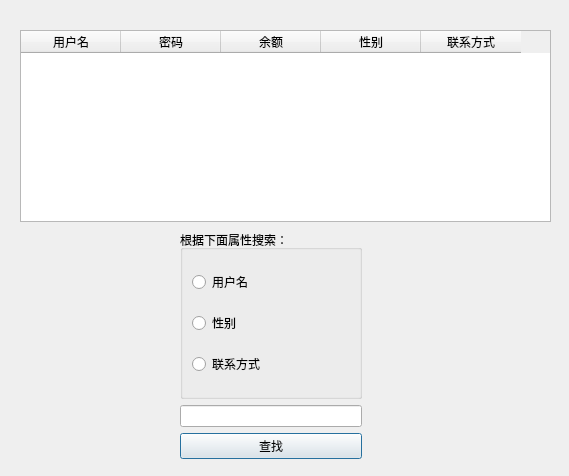
<?xml version="1.0" encoding="UTF-8"?>
<ui version="4.0">
 <class>Dialog_find_custom</class>
 <widget class="QDialog" name="Dialog_find_custom">
  <property name="geometry">
   <rect>
    <x>0</x>
    <y>0</y>
    <width>569</width>
    <height>476</height>
   </rect>
  </property>
  <property name="windowTitle">
   <string>Dialog</string>
  </property>
  <widget class="QTableWidget" name="tableWidget_show">
   <property name="geometry">
    <rect>
     <x>20</x>
     <y>30</y>
     <width>531</width>
     <height>192</height>
    </rect>
   </property>
   <column>
    <property name="text">
     <string>用户名</string>
    </property>
   </column>
   <column>
    <property name="text">
     <string>密码</string>
    </property>
   </column>
   <column>
    <property name="text">
     <string>余额</string>
    </property>
   </column>
   <column>
    <property name="text">
     <string>性别</string>
    </property>
   </column>
   <column>
    <property name="text">
     <string>联系方式</string>
    </property>
   </column>
  </widget>
  <widget class="QWidget" name="widget" native="true">
   <property name="geometry">
    <rect>
     <x>180</x>
     <y>230</y>
     <width>182</width>
     <height>229</height>
    </rect>
   </property>
   <layout class="QVBoxLayout" name="verticalLayout">
    <item>
     <widget class="QGroupBox" name="groupBox">
      <property name="title">
       <string>根据下面属性搜索：</string>
      </property>
      <layout class="QVBoxLayout" name="verticalLayout_3">
       <item>
        <widget class="QRadioButton" name="radioButton_name">
         <property name="text">
          <string>用户名</string>
         </property>
        </widget>
       </item>
       <item>
        <widget class="QRadioButton" name="radioButton_sex">
         <property name="text">
          <string>性别</string>
         </property>
        </widget>
       </item>
       <item>
        <widget class="QRadioButton" name="radioButton_phone">
         <property name="text">
          <string>联系方式</string>
         </property>
        </widget>
       </item>
      </layout>
     </widget>
    </item>
    <item>
     <widget class="QLineEdit" name="lineEdit_find"/>
    </item>
    <item>
     <widget class="QPushButton" name="pushButton_find">
      <property name="text">
       <string>查找</string>
      </property>
     </widget>
    </item>
   </layout>
  </widget>
 </widget>
 <resources/>
 <connections/>
</ui>
